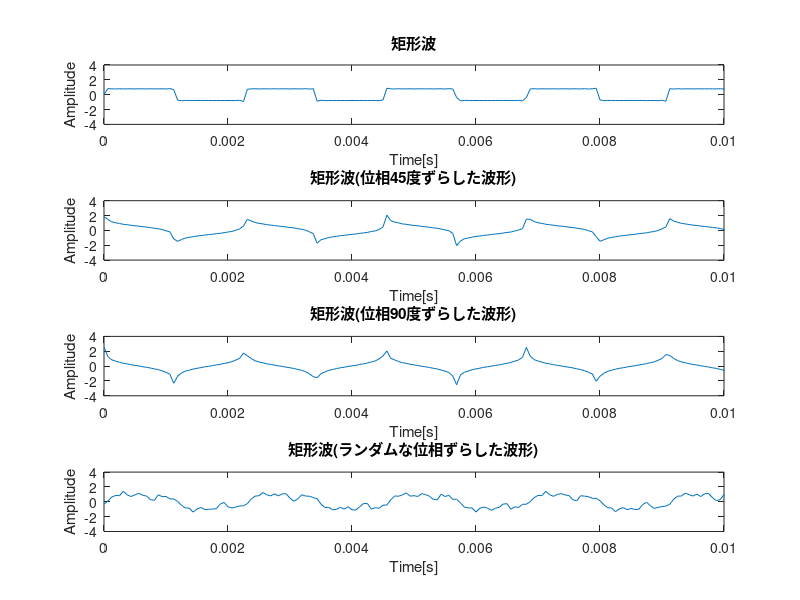
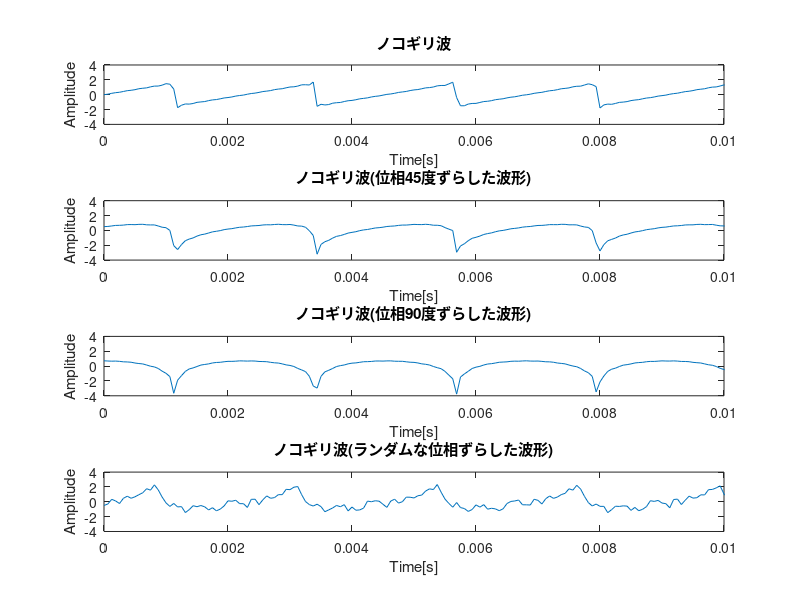

These charts were generated, in order, by the following MATLAB code:
clear;

%%%%%%%%%%矩形波%%%%%%%%%%

%高調波とは基本周波数成分の整数倍で表される
%純音の場合には位相を変化させてもほとんど音の変化は聞き取れないが、合成波の場合は位相のずれによる変化が加算され音に変化が生じる。

Fs=16000;  
f=440;
N=25;
t=([0:2*Fs-1]/Fs);    %2秒間
x1=0;
x2=0;
x3=0;
x4=sin(2*pi*f*t);

phix1=45*pi/180;        %位相をpi/4ずらす
phix2=90*pi/180;        %位相をpi/2ずらす

for k=1:N;
    ft=sin(2*pi*(2*k-1)*f*t)/(2*k-1);
    x1=x1+ft; 
end

for k=1:N;
    ft=sin(2*pi*(2*k-1)*f*t+phix1)/(2*k-1);
    x2=x2+ft; 
end

for k=1:N;
    ft=sin(2*pi*(2*k-1)*f*t+phix2)/(2*k-1);
    x3=x3+ft; 
end

for k=2:N;
    ft=sin(2*pi*(2*k-1)*f*t+rand(1)*2*pi)/(2*k-1);  %ランダムな値ずらす
    x4=x4+ft; 
end


%sound(x1,Fs);
%sound(x2,Fs);
%sound(x3,Fs);
%sound(x4,Fs);

figure;

subplot(4,1,1);
plot(t,x1);
axis([0 0.01,-4 4]);
xlabel('Time[s]');
ylabel('Amplitude');
title('矩形波');

subplot(4,1,2);
plot(t,x2);
axis([0 0.01,-4 4]);
xlabel('Time[s]');
ylabel('Amplitude');
title('矩形波(位相45度ずらした波形)');

subplot(4,1,3);
plot(t,x3);
axis([0 0.01,-4 4]);
xlabel('Time[s]');
ylabel('Amplitude');
title('矩形波(位相90度ずらした波形)');

subplot(4,1,4);
plot(t,x4);
axis([0 0.01,-4 4]);
xlabel('Time[s]');
ylabel('Amplitude');
title('矩形波(ランダムな位相ずらした波形)');




%%%%%%%%%%%%%%%ノコギリ波%%%%%%%%%%%%%%%

Fs=16000;  
f=440;
N=25;
t=([0:2*Fs-1]/Fs);       %2秒間
y1=0;
y2=0;
y3=0;
y4=sin(2*pi*f*t);

phiy1=45*pi/180;         %位相をpi/4ずらす
phiy2=90*pi/180;         %位相をpi/2ずらす

for k=1:N;
    ft=(-1)^(k-1)/k*sin(2*pi*k*f*t);
    y1=y1+ft;  
end

for k=1:N;
    ft=(-1)^(k-1)/k*sin(2*pi*k*f*t+phiy1);
    y2=y2+ft;  
end

for k=1:N;
    ft=(-1)^(k-1)/k*sin(2*pi*k*f*t+phiy2);
    y3=y3+ft;  
end

for k=2:N;
    ft=(-1)^(k-1)/k*sin(2*pi*k*f*t+rand(1)*2*pi);     %ランダムな値ずらす
    y4=y4+ft;  
end



%sound(y1,Fs);
%sound(y2,Fs);
%sound(y3,Fs);
%sound(y4,Fs);


figure;

subplot(4,1,1);
plot(t,y1);
axis([0 0.01,-4 4]);
xlabel('Time[s]');
ylabel('Amplitude');
title('ノコギリ波');

subplot(4,1,2);
plot(t,y2);
axis([0 0.01,-4 4]);
xlabel('Time[s]');
ylabel('Amplitude');
title('ノコギリ波(位相45度ずらした波形)');

subplot(4,1,3);
plot(t,y3);
axis([0 0.01,-4 4]);
xlabel('Time[s]');
ylabel('Amplitude');
title('ノコギリ波(位相90度ずらした波形)');

subplot(4,1,4);
plot(t,y4);
axis([0 0.01,-4 4]);
xlabel('Time[s]');
ylabel('Amplitude');
title('ノコギリ波(ランダムな位相ずらした波形)');

